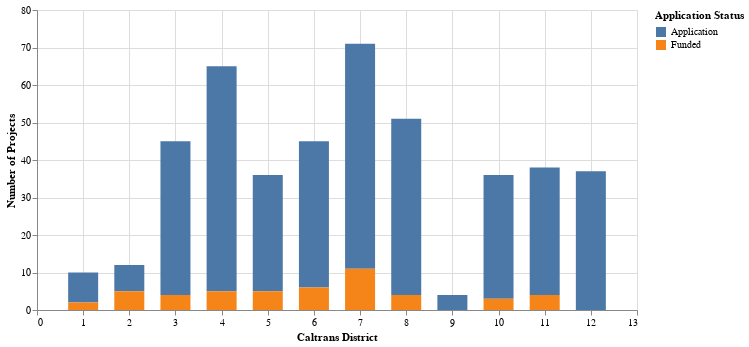

The cell this chart's notebook holds for it:
### Code cell
display(HTML(f"<h4> Application Status by Caltrans District in Cycle {cycle}</h4>"))

ct_totals

### Figure 1 — Vega-Lite specification as saved in the notebook (floating-point values rounded to 4 significant figures)
{"config": {"view": {"continuousWidth": 400, "continuousHeight": 300}}, "data": {"name": "data-8b16549e72905449fcb4bae8108eba38"}, "mark": {"type": "bar", "size": 30}, "encoding": {"color": {"field": "Application Status", "type": "nominal"}, "tooltip": [{"field": "Caltrans District", "type": "quantitative"}, {"field": "Application Status", "type": "nominal"}, {"field": "Number of Projects", "type": "quantitative"}], "x": {"field": "Caltrans District", "type": "quantitative"}, "y": {"field": "Number of Projects", "type": "quantitative"}}, "height": 300, "width": 600, "$schema": "https://vega.github.io/schema/vega-lite/v4.17.0.json", "datasets": {"data-8b16549e72905449fcb4bae8108eba38": [{"Caltrans District": 1, "Application Status": "Application", "Number of Projects": 8.0}, {"Caltrans District": 1, "Application Status": "Funded", "Number of Projects": 2.0}, {"Caltrans District": 2, "Application Status": "Application", "Number of Projects": 7.0}, {"Caltrans District": 2, "Application Status": "Funded", "Number of Projects": 5.0}, {"Caltrans District": 3, "Application Status": "Application", "Number of Projects": 41.0}, {"Caltrans District": 3, "Application Status": "Funded", "Number of Projects": 4.0}, {"Caltrans District": 4, "Application Status": "Application", "Number of Projects": 60.0}, {"Caltrans District": 4, "Application Status": "Funded", "Number of Projects": 5.0}, {"Caltrans District": 5, "Application Status": "Application", "Number of Projects": 31.0}, {"Caltrans District": 5, "Application Status": "Funded", "Number of Projects": 5.0}, {"Caltrans District": 6, "Application Status": "Application", "Number of Projects": 39.0}, {"Caltrans District": 6, "Application Status": "Funded", "Number of Projects": 6.0}, {"Caltrans District": 7, "Application Status": "Application", "Number of Projects": 60.0}, {"Caltrans District": 7, "Application Status": "Funded", "Number of Projects": 11.0}, {"Caltrans District": 8, "Application Status": "Application", "Number of Projects": 47.0}, {"Caltrans District": 8, "Application Status": "Funded", "Number of Projects": 4.0}, {"Caltrans District": 9, "Application Status": "Application", "Number of Projects": 4.0}, {"Caltrans District": 9, "Application Status": "Funded", "Number of Projects": 0.0}, {"Caltrans District": 10, "Application Status": "Application", "Number of Projects": 33.0}, {"Caltrans District": 10, "Application Status": "Funded", "Number of Projects": 3.0}, {"Caltrans District": 11, "Application Status": "Application", "Number of Projects": 34.0}, {"Caltrans District": 11, "Application Status": "Funded", "Number of Projects": 4.0}, {"Caltrans District": 12, "Application Status": "Application", "Number of Projects": 37.0}, {"Caltrans District": 12, "Application Status": "Funded", "Number of Projects": 0.0}]}}
